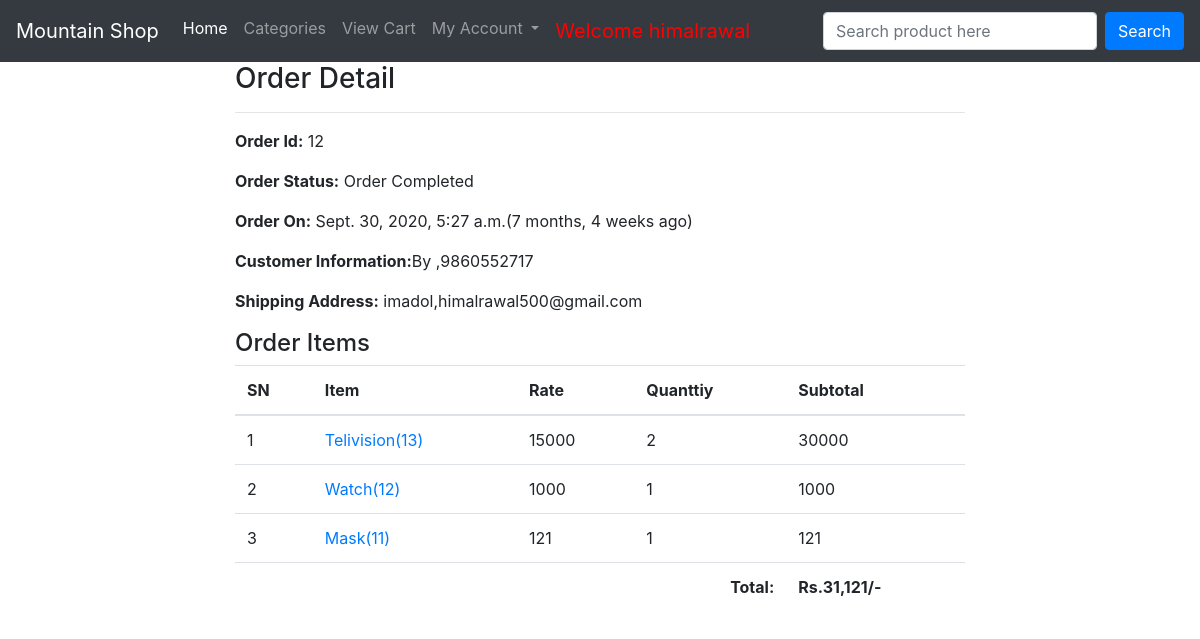
Page /profile/order-12/ (signed in) on the committed database.
### ecomapp/models.py (models this page shows, shortened)
class Order(models.Model):
    cart=models.OneToOneField(Cart,on_delete=models.CASCADE)
    ordered_by=models.CharField(max_length=200)
    shipping_address=models.CharField(max_length=200)
    mobile=models.CharField(max_length=10)
    email=models.EmailField(null=True,blank=True)
    subtotal=models.PositiveIntegerField()
    discount=models.PositiveIntegerField()
    total=models.PositiveIntegerField()
    order_status=models.CharField(max_length=50,choices=ORDER_STATUS)
    created_at=models.DateTimeField(auto_now_add=True)
    payment_method=models.CharField(max_length=20,choices=METHOD,default="Cash On Delivery")
    payment_completed=models.BooleanField(default=False,null=True,blank=True)

class CartProduct(models.Model):
    cart=models.ForeignKey(Cart,on_delete=models.CASCADE)
    product=models.ForeignKey(Product,on_delete=models.CASCADE)
    rate=models.PositiveIntegerField()
    quantity=models.PositiveIntegerField()
    subtotal=models.PositiveIntegerField()

class Product(models.Model):
    title=models.CharField(max_length=200)
    slug=models.SlugField(unique=True)
    category=models.ForeignKey(Category,on_delete=models.CASCADE)
    image = models.ImageField(upload_to='products')
    marked_price =models.PositiveIntegerField()
    selling_price=models.PositiveIntegerField()
    description=models.TextField()
    warranty=models.CharField(max_length=300,null=True,blank=True)
    return_policy=models.CharField(max_length=300,null=True,blank=True)
    var_count=models.PositiveIntegerField(default=0)

### ecomapp/views.py (the view)
# urls.py: path('profile/order-<int:pk>/',CustomerOrderDetailView.as_view(),name='customerorderdetail'),
class CustomerOrderDetailView(DetailView):
    template_name='customerorderdetail.html'
    model=Order
    context_object_name='ord_obj'
    def dispatch(self,request,*args,**kwargs):
        if request.user.is_authenticated and Customer.objects.filter(user=request.user).exists():
            order_id=self.kwargs['pk']
            order=Order.objects.get(id=order_id)
            if request.user.customer != order.cart.customer:
                return redirect('/profile/')
        else:
            return redirect('/login/?next=/profile/')
        return super().dispatch(request,*args,**kwargs)

### templates/customerorderdetail.html (shortened to what this page needs)
{% extends 'base.html'%}
{% load humanize %}
{%block content%}
<div class="container">
    <div class="row">
        <div class="col-md-8 mx-auto">
            <h3>Order Detail</h3><hr>
            <p><span class="font-weight-bold">Order Id:</span> {{ord_obj.id}}</p>
            <p><span class="font-weight-bold">Order Status:</span> {{ord_obj.order_status}}</p>
            <p><span class="font-weight-bold">Order On:</span> {{ord_obj.created_at}}({{ord_obj.created_at|timesince}} ago)</p>
            <p><span class="font-weight-bold">Customer Information:</span>By {{ord_obj.order_by}},{{ord_obj.mobile}}</p>
            <p><span class="font-weight-bold">Shipping Address:</span> {{ord_obj.shipping_address}},{{ord_obj.email}}</p>
            <h4>Order Items</h4>
            <table class="table">
                <thead>
                    <tr>
                        <th>SN</th>
                        <th>Item</th>
                        <th>Rate</th>
                        <th>Quanttiy</th>
                        <th>Subtotal</th>
                    </tr>
                </thead>
                <tbody>
                    {%for cp in ord_obj.cart.cartproduct_set.all%}
                    <tr>
                        <td>{{forloop.counter}}</td>
                        <td><a target='_blank' href="{% url 'ecomapp:productdetail' cp.product.slug%}">{{cp.product.title}}({{cp.product.id}})</a></td>
                        <td>{{cp.rate}}</td>
                        <td>{{cp.quantity}}</td>
                        <td>{{cp.subtotal}}</td>
                    </tr>
                    {%endfor%}
                    <tr>
                        <th colspan="4" class="text-right">Total:</th>
                        <th>Rs.{{ord_obj.total|intcomma}}/-</th>
                    </tr>
                </tbody>
            </table>
        </div>
    </div>
</div>
{%endblock%}

### templates/base.html (shortened to what this page needs)
<!DOCTYPE html>
<html lang="en">
<head>
    <link rel="stylesheet" href="https://stackpath.bootstrapcdn.com/bootstrap/4.5.2/css/bootstrap.min.css">
</head>
<body>
    <nav class="navbar navbar-expand-lg navbar-dark bg-dark">
        <a class="navbar-brand" href="{% url 'ecomapp:home'%}">Mountain Shop </a>
        <div class="collapse navbar-collapse" id="navbarSupportedContent">
          <ul class="navbar-nav mr-auto">
            <li class="nav-item active">
              <a class="nav-link" href="{% url 'ecomapp:home'%}">Home <span class="sr-only">(current)</span></a>
            </li>
            <li class="nav-item">
              <a class="nav-link" href="{% url 'ecomapp:allproducts'%}">Categories</a>
            </li>
            <li class="nav-item">
                <a class="nav-link" href="{% url 'ecomapp:mycart'%}">View Cart</a>
              </li>
            <li class="nav-item dropdown">
              <a class="nav-link dropdown-toggle" href="#" id="navbarDropdown" role="button" data-toggle="dropdown" aria-haspopup="true" aria-expanded="false">
                My Account
              </a>
            </li>
            {%if request.user.customer%}
            <li class="nav-item">
              <a class="nav-link" style="color: red;font-size:20px">Welcome {{request.user.username}}</a>
            </li>
            {%endif%}
          </ul>
          <form class="form-inline my-2 my-lg-0" action="/search/" method="GET" >
            <input name='keyword' class="form-control mr-sm-2" type="search" placeholder="Search product here" aria-label="Search" required>
            <button class="btn btn-primary my-2 my-sm-0" type="submit">Search</button>
          </form>
        </div>
      </nav>
    {% block content%}
    {%endblock%}
</body>
</html>

### rows in the picture
Order: id "12", order_status "Order Completed", created_at "Sept. 30, 2020, 5:27 a.m.", created_at "7 months, 4 weeks", mobile "9860552717", shipping_address "imadol", email "himalrawal500@gmail.com", total "31,121"
CartProduct: product "Telivision", product.id "13", rate "15000", quantity "2", subtotal "30000"
CartProduct: product "Watch", product.id "12", rate "1000", quantity "1", subtotal "1000"
CartProduct: product "Mask", product.id "11", rate "121", quantity "1", subtotal "121"

### other values in the picture
{{ request.user.username }} "himalrawal"
